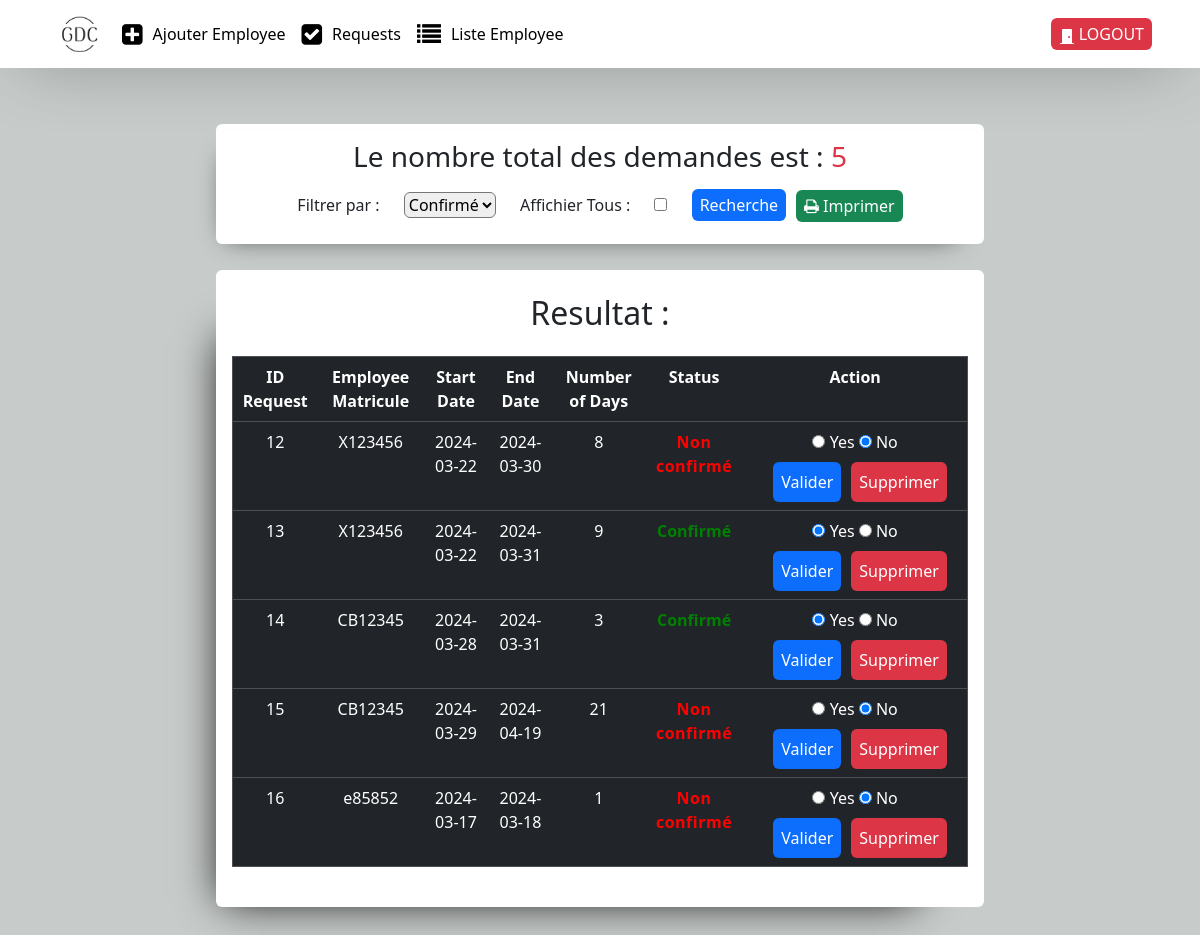
Page /status.php (signed in) on the committed database.
### tables this page shows
CREATE TABLE `leave_requests` (
  `id_request` int(11) NOT NULL,
  `employee_matricule` varchar(45) DEFAULT NULL,
  `start_date` date DEFAULT NULL,
  `end_date` date DEFAULT NULL,
  `status` int(11) DEFAULT 0
);

### config.php (called while the page is built, shortened)
<?php
function diffDates($date1, $date2) {
    $dateTime1 = new DateTime($date1);
    $dateTime2 = new DateTime($date2);
    $interval = $dateTime1->diff($dateTime2);
    return $interval->days;
}
?>

### status.php (the view, shortened to what this page needs)
<?php
require("config.php");
if (isset($_SESSION['email']) && $_SESSION['email'] == "root") {
$rqt_show = "SELECT * FROM leave_requests";
$stmt = $db->prepare($rqt_show);
$stmt->execute();
$leave_requests = $stmt->fetchAll(PDO::FETCH_ASSOC);
?>
<!DOCTYPE html>
<html lang="en">
<head>
    <link rel="stylesheet" href="https://cdn.jsdelivr.net/npm/bootstrap@5.3.3/dist/css/bootstrap.min.css">
    <link rel="stylesheet" href="https://cdnjs.cloudflare.com/ajax/libs/font-awesome/4.7.0/css/font-awesome.min.css">
</head>
<body>
  <nav class="navbar navbar-expand-lg navbar-light " style="background-color: white;box-shadow: -1px 6px 69px -25px rgba(0,0,0,0.75);
">
            <div class="container-fluid d-flex justify-content-between px-5">
            <a class="navbar-brand mx-2" href="status.php"><img src="logo.png" alt="" style="width:50px;"></a>
                <div class="collapse navbar-collapse" id="navbarNavAltMarkup">
                    <div class="navbar-nav">
                    <a class="nav-link active d-flex align-items-center " style="gap:10px;" aria-current="page" href="main_admin.php"><i class="fa fa-plus-square" style="font-size:24px"></i>
 Ajouter Employee</a>
                        <a class="nav-link active d-flex align-items-center" style="gap:10px;" href="status.php"><i class="fa fa-check-square" style="font-size:24px"></i>
 Requests</a>
                        <a class="nav-link active d-flex align-items-center" style="gap:10px;" href="show_data_user.php"><i class="fa fa-list" style="font-size:24px"></i>
 Liste Employee</a>
                    </div>
                </div>
                <div class="cncn d-flex align-items-center bg-danger text-white px-2 py-1 rounded">
                                        <a href="logout.php" class="nav-link logout"> <svg xmlns="http://www.w3.org/2000/svg" width="16" height="16" fill="currentColor" class="bi bi-door-closed-fill" viewBox="0 0 16 16">
                <path d="M12 1a1 1 0 0 1 1 1v13h1.5a.5.5 0 0 1 0 1h-13a.5.5 0 0 1 0-1H3V2a1 1 0 0 1 1-1zm-2 9a1 1 0 1 0 0-2 1 1 0 0 0 0 2"/>
                </svg>
                LOGOUT</a>
                    </div>
            </div>
        </nav>
   <div class="container_all d-flex justify-content-center align-items-center flex-column " style="height:100%; gap:10px; padding:40px 0px;">
   <div class="container_sub__ d-flex flex-column justify-content-center align-items-center rounded py-3" style="width:80%; gap:10px">
       <div class="tops_side__sub text-center rounded mb-3 py-3 bg-white" style="width:80%;box-shadow: -9px 13px 27px -20px rgba(0,0,0,0.75)"> <h3>Le nombre total des demandes est : <span class="text-danger"><?php $sql_count= "select count(*) from leave_requests"; $stmt_count= $db->prepare($sql_count) ;$stmt_count->execute(); $counting = $stmt_count->fetchAll(PDO::FETCH_ASSOC); echo($counting[0]["count(*)"]); ?></span></h3>
        <div class="container_sub__ d-flex align-items-center justify-content-center" >
                <form action="" method="post" >
                    <label for="">Filtrer par : </label>
                    <select style="margin: 10px 20px;" class="rounded"  name="search_approve" id="">
                        <option value="1" <?php if(isset($_POST["search_approve"])){  if($_POST["search_approve"] == 1 ) {echo"selected";}  } ?> >Confirmé</option>
                    </select>
                    <label for="">Affichier Tous :</label>
                    <input type="checkbox" style="margin: 10px 20px;" name="deleteall__">
                    <input class="bg-primary border-0 text-white px-2 py-1 rounded" type="submit" value="Recherche">
                </form>
                <a href="generate_pdf.php?id.pdf=2" style="text-decoration:none; margin-left:10px!important; margin-top:2px!important;"class="imprimer text-white bg-success rounded m-0 py-1 px-2 "><i class="fa fa-print"></i>
 Imprimer</a>
            </div>
         </div>
        <?php if (isset($_POST["deleteall__"])or empty($_POST))  {
              $sql1_count= "select count(*) from leave_requests ";
              $stmt1_count= $db->prepare($sql1_count) ;
              $stmt1_count->execute();
              $counter = $stmt1_count->fetchAll(PDO::FETCH_ASSOC);
      if ($counter[0]["count(*)"] != 0) {
             ?>
        <div class="counter__employees_" style="gap:10px; width:80%">
        <div class="second_sub__ bg-white px-3 py-4 rounded" style="box-shadow: -31px 31px 41px -38px rgba(0,0,0,1);">
        <h2 class="text-center mb-4">Resultat : </h2>
            <table border="1" class="table table-dark">
                <tr>
                    <th>ID Request</th>
                    <th>Employee Matricule</th>
                    <th>Start Date</th>
                    <th>End Date</th>
                    <th>Number of Days</th>
                    <th>Status</th>
                    <th>Action</th>
                </tr>
                <?php foreach ($leave_requests as $request) : ?>
                    <tr>
                        <td><?php echo $request['id_request']; ?></td>
                        <td><?php echo $request['employee_matricule']; ?></td>
                        <td><?php echo $request['start_date']; ?></td>
                        <td><?php echo $request['end_date']; ?></td>
                        <td><?php echo diffDates($request['start_date'], $request['end_date']) ?></td>
                        <td><?php if($request['status'] == 0) {
                            echo "<strong style=\"color:red;letter-spacing:0.5px;\"> Non confirmé </strong>";
                        } else {
                            echo "<strong style=\"color:green;\"> Confirmé </strong>";
                        } ?></td>
                        <td>
                            <form action="" method="post">
                                <?php if ($request['status'] == 1) : ?>
                                    <input type="radio" name="status_<?php echo $request['id_request']; ?>" value="1" checked> Yes
                                    <input type="radio" name="status_<?php echo $request['id_request']; ?>" value="0"> No
                                <?php else : ?>
                                    <input type="radio" name="status_<?php echo $request['id_request']; ?>" value="1"> Yes
                                    <input type="radio" name="status_<?php echo $request['id_request']; ?>" value="0" checked> No
                                <?php endif; ?>
                                <div class="container d-flex align-items-center justify-content-center mt-2" style="gap: 10px">
                                    <input type="submit" class=" btn bg-primary text-white" style="margin-left:10px;padding:7px; 10px" name="submit_<?php echo $request['id_request']; ?>" value="Valider">
                                    <a style=" text-decoration:none; padding:8px; 10px" class="rounded bg-danger  text-white" onclick="return confirm('Voulez vous supprimer l\'employé numéro <?php echo $request['id_request']; ?>?')" href="supprimer_request.php?ref=<?php echo $request['id_request']; ?>">Supprimer</a>
                                </div>
                            </form>
                        </td>
                    </tr>
                <?php endforeach; ?>
            </table></div>
        </div>
    </div> <?php } else {?>
        <div class="container_sub__ d-flex flex-column justify-content-center align-items-center rounded bg-white py-3" style="width:80%; gap:10px">
        <h3><span class="text-danger">0</span> RESULTAT TROUVE !</h3>
   </div>
        <?php }} ?>
</body>
</html>
<?php } else { header("Location:login.php");
        exit();} ?>

### status.php (style rules this page uses)
body { background :#c7cbca; }
table { width: 100%; }
td, th { text-align: center; height: 30px; }

### rows in the picture
leave_requests: id_request "12", employee_matricule "X123456", start_date "2024-03-22", end_date "2024-03-30", start_date+end_date "8", status "Non confirmé"
leave_requests: id_request "13", employee_matricule "X123456", start_date "2024-03-22", end_date "2024-03-31", start_date+end_date "9", status "Confirmé"
leave_requests: id_request "14", employee_matricule "CB12345", start_date "2024-03-28", end_date "2024-03-31", start_date+end_date "3", status "Confirmé"
leave_requests: id_request "15", employee_matricule "CB12345", start_date "2024-03-29", end_date "2024-04-19", start_date+end_date "21", status "Non confirmé"
leave_requests: id_request "16", employee_matricule "e85852", start_date "2024-03-17", end_date "2024-03-18", start_date+end_date "1", status "Non confirmé"

### other values in the picture
$counting[0]["count(*)"] "5"
